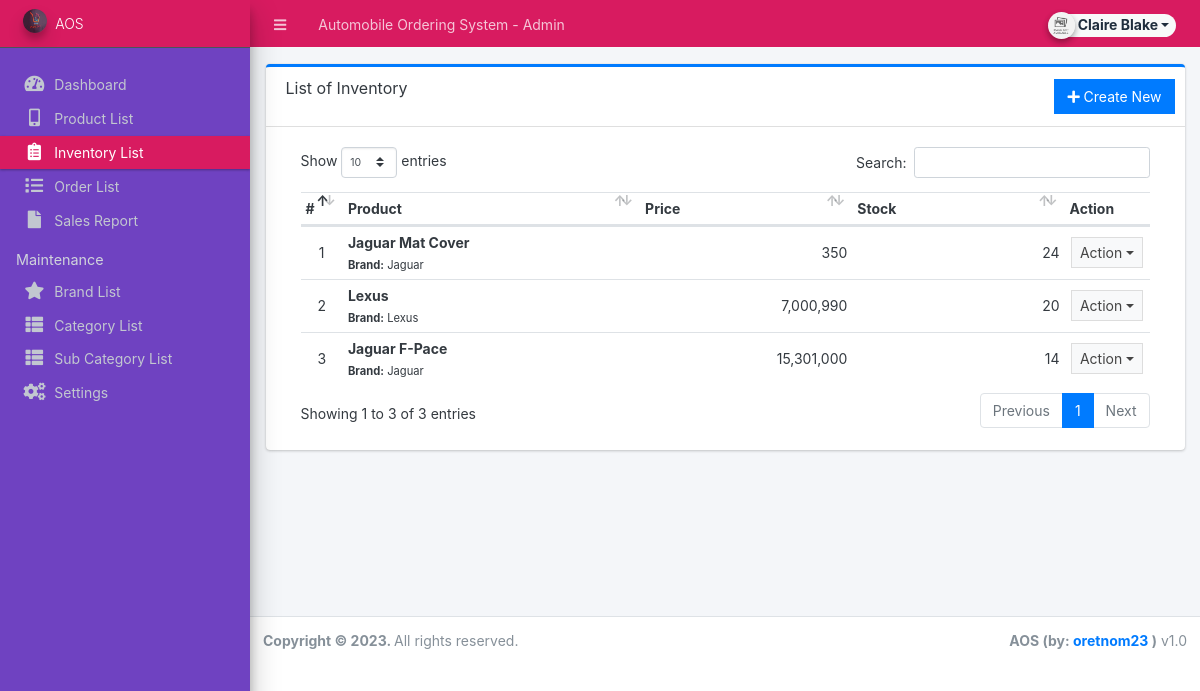
Screenshot of /admin/?page=inventory (signed in) with the database file from the repository.
### tables this page shows
CREATE TABLE `inventory` (
  `id` int(30) NOT NULL,
  `product_id` int(30) NOT NULL,
  `quantity` double NOT NULL,
  `price` float NOT NULL,
  `date_created` datetime NOT NULL DEFAULT current_timestamp(),
  `date_updated` datetime DEFAULT NULL ON UPDATE current_timestamp()
);

CREATE TABLE `products` (
  `id` int(30) NOT NULL,
  `brand_id` int(30) NOT NULL,
  `category_id` int(30) NOT NULL,
  `sub_category_id` int(30) NOT NULL,
  `name` varchar(250) NOT NULL,
  `specs` text NOT NULL,
  `status` tinyint(1) NOT NULL DEFAULT 1,
  `date_created` datetime NOT NULL DEFAULT current_timestamp()
);

CREATE TABLE `brands` (
  `id` int(30) NOT NULL,
  `name` varchar(250) NOT NULL,
  `description` text DEFAULT NULL,
  `status` tinyint(1) NOT NULL DEFAULT 1,
  `date_created` datetime NOT NULL DEFAULT current_timestamp()
);

### admin/inventory/index.php (the view, shortened to what this page needs)
<div class="card card-outline card-primary">
	<div class="card-header">
		<h3 class="card-title">List of Inventory</h3>
		<div class="card-tools">
			<a href="?page=inventory/manage_inventory" class="btn btn-flat btn-primary"><span class="fas fa-plus"></span>  Create New</a>
		</div>
	</div>
	<div class="card-body">
		<div class="container-fluid">
        <div class="container-fluid">
			<table class="table table-hover table-strip">
				<colgroup>
					<col width="5%">
					<col width="35%">
					<col width="25%">
					<col width="25%">
					<col width="10%">
				</colgroup>
				<thead>
					<tr>
						<th>#</th>
						<th>Product</th>
						<th>Price</th>
						<th>Stock</th>
						<th>Action</th>
					</tr>
				</thead>
				<tbody>
					<?php
					$i = 1;
						$qry = $conn->query("SELECT i.*,p.name as product,b.name as bname from `inventory` i inner join `products` p on p.id = i.product_id inner join brands b on p.brand_id = b.id order by unix_timestamp(i.date_created) desc ");
						while($row = $qry->fetch_assoc()):
						$sold = $conn->query("SELECT SUM(ol.quantity) as sold FROM order_list ol inner join orders o on o.id = ol.order_id where ol.product_id='{$row['id']}' and o.`status` != 4 ");
						$sold = $sold->num_rows > 0 ? $sold->fetch_assoc()['sold'] : 0;
						$avail = $row['quantity'] - $sold;
						foreach($row as $k=> $v){
							$row[$k] = trim(stripslashes($v));
						}
					?>
						<tr>
							<td class="text-center"><?php echo $i++; ?></td>
							<td>
								<b><?php echo $row['product'] ?></b> <br>
								<small><b>Brand:</b> <?php echo $row['bname'] ?></small>
							</td>
							<td class="text-right"><?php echo number_format($row['price']) ?></td>
							<td class="text-right"><?php echo $avail ?></td>
							<td align="center">
								 <button type="button" class="btn btn-flat btn-default btn-sm dropdown-toggle dropdown-icon" data-toggle="dropdown">
				                  		Action
				                  </button>
							</td>
						</tr>
					<?php endwhile; ?>
				</tbody>
			</table>
		</div>
		</div>
	</div>
</div>

### rows the page displays
inventory: product.name "Jaguar Mat Cover", brands.name "Jaguar", price "350", avail "24"
inventory: product.name "Lexus", brands.name "Lexus", price "7,000,990", quantity "20"
inventory: product.name "Jaguar F-Pace", brands.name "Jaguar", price "15,301,000", avail "14"

### other values shown
$_settings->info('name') "Automobile Ordering System"
$_settings->userdata('firstname').' '.$_settings->userdata('lastname') "Claire Blake"
$_settings->info('short_name') "AOS"
